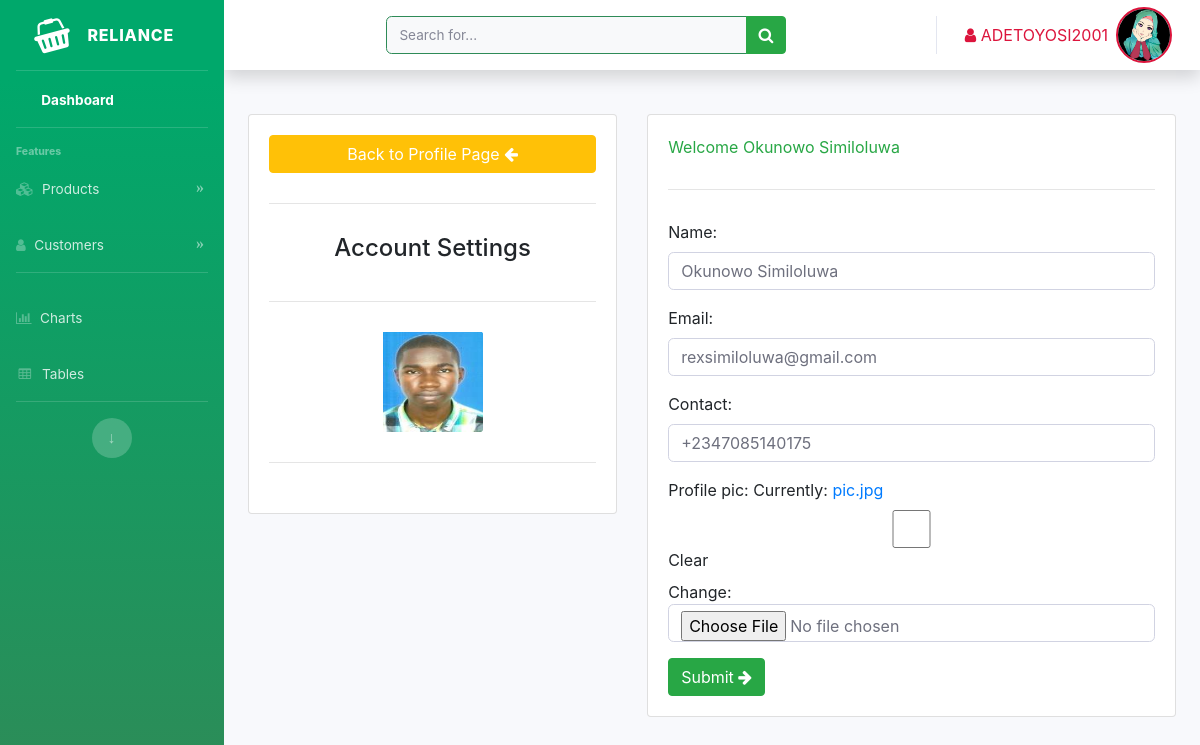
/profile (signed in), run on the app's committed database.
### app/models.py (models this page shows, shortened)
class Customer(models.Model):
    user = models.OneToOneField(User, null=True, blank = True, on_delete = models.CASCADE)
    name = models.CharField(max_length = 200, null = True)
    email = models.CharField(max_length = 200, null = True)
    contact = PhoneNumberField(null = True)
    profile_pic = models.ImageField(default="icon4.jpg",null = True, blank = True)
    date_created = models.DateTimeField(default = timezone.now, null=True)

### app/views.py (the view)
# urls.py: path('profile', views.ProfilePage, name="profile"),
@login_required(login_url = 'login')
def ProfilePage(request):
    customer = request.user.customer
    form = CustomerForm(instance = customer)
    if request.method == 'POST':
        form = CustomerForm(request.POST, request.FILES, instance = customer)
        if form.is_valid():
            form.save()
    context = {
        'form' : form,
    }
    return render(request, 'profile_page.html', context)

### app/forms.py
class CustomerForm(forms.ModelForm):
    class Meta:
        model = Customer
        fields = '__all__'
        exclude = ['user', 'date_created']

### templates/profile_page.html (shortened to what this page needs)
{% extends 'base.html' %}
{% load static %}
{% block content %}
<div class="container-fluid">
    <div class="row">
        <div class="col-md-5">
            <div class="card card-body">
                <button class="btn btn-block btn-warning text-white">Back to Profile Page  <span class="fa fa-arrow-left"></span></button>
                <hr>
                <h4 class="text-center">Account Settings</h4><hr>
                <div class="user-img d-flex justify-content-center" >
                    <img src="{{ request.user.customer.profile_pic.url }}" alt="" style="clip-path: circle(70%)" width="100px" height="100px">
                </div>
                <hr>
            </div>
        </div>
        <div class="col-md-7">
            <div class="card card-body">
                <marquee behavior="" direction="ltr" class="text-success">Welcome {{ request.user.customer.name }}</marquee>
                <hr>
                <form action="" method="POST" enctype = "multipart/form-data">
                {{ form.as_p }}
                <button type="submit" class="btn btn-success">Submit <span class="fa fa-arrow-right"></span></button>
                </form>
            </div>
        </div>
    </div>
</div>
{% endblock %}

### templates/base.html (shortened to what this page needs)
{% load static %}
<!DOCTYPE html>
<html lang="en">
<head>
    <link rel="stylesheet" href="https://stackpath.bootstrapcdn.com/bootstrap/4.4.1/css/bootstrap.min.css">
    <link rel="stylesheet" href="https://cdnjs.cloudflare.com/ajax/libs/font-awesome/4.7.0/css/font-awesome.min.css">
    <link rel="stylesheet" href="{% static 'css/style.css' %}">
</head>
<body id="page-top">
  <div id="wrapper">
    <ul class="navbar-nav bg-gradient-primary sidebar sidebar-dark accordion" id="accordionSidebar">
      <a class="sidebar-brand d-flex align-items-center justify-content-center" href="{% url 'home' %}">
        <div class="sidebar-brand-icon rotate-n-15">
          <i class="fa fa-shopping-basket"></i>
        </div>
        <div class="sidebar-brand-text mx-3">Reliance</div>
      </a>
      <hr class="sidebar-divider my-0">
      <li class="nav-item active">
        <a class="nav-link" href="{% url 'home' %}">
          <span>Dashboard</span></a>
      </li>
      <hr class="sidebar-divider">
      <div class="sidebar-heading">
        Features
      </div>
      <li class="nav-item">
        <a class="nav-link collapsed" href="#" data-toggle="collapse" data-target="#collapseTwo" aria-expanded="true" aria-controls="collapseTwo">
          <i class="fa fa-cubes"></i>
          <span>Products</span>
        </a>
      </li>
      <li class="nav-item">
        <a class="nav-link collapsed" href="#" data-toggle="collapse" data-target="#collapseUtilities" aria-expanded="true" aria-controls="collapseUtilities">
          <i class="fa fa-user"></i>
          <span>Customers</span>
        </a>
      </li>
      <hr class="sidebar-divider">
      <li class="nav-item">
        <a class="nav-link" href="#">
          <i class="fa fa-bar-chart"></i>
          <span>Charts</span></a>
      </li>
      <li class="nav-item">
        <a class="nav-link" href="#">
          <i class="fa fa-fw fa-table"></i>
          <span>Tables</span></a>
      </li>
      <hr class="sidebar-divider d-none d-md-block">
      <div class="text-center d-none d-md-inline">
        <button class="rounded-circle border-0" id="sidebarToggle"></button>
      </div>
    </ul>
    <div id="content-wrapper" class="d-flex flex-column">
      <div id="content">
        <nav class="navbar navbar-expand navbar-light bg-white topbar mb-4 static-top shadow">
          <div class="searchbar">
          <form class="d-none d-sm-inline-block form-inline mr-auto ml-md-3 my-2 my-md-0 mw-100 navbar-search">
            <div class="input-group">
              <input type="text" class="form-control bg-light border-0 small" placeholder="Search for..." aria-label="Search" aria-describedby="basic-addon2">
              <div class="input-group-append">
                <button class="btn btn-success" type="button">
                  <i class="fa fa-search fa-sm"></i>
                </button>
              </div>
            </div>
          </form></div>
          <ul class="navbar-nav ml-auto">
            <li class="nav-item dropdown no-arrow">
              <a class="nav-link dropdown-toggle" href="#" id="userDropdown" role="button" data-toggle="dropdown" aria-haspopup="true" aria-expanded="false">
                <span style="color: crimson;text-transform: uppercase;" class="mr-2 d-none d-lg-inline"><span class="fa fa-user" ></span>   {{ request.user }}</span>
                <img style="border:2px solid crimson" class="img-profile rounded-circle" src="{% static 'images/alhaja.jpg' %}">
              </a>
            </li>
          </ul>
        </nav>
        {% block content %}
        {% endblock %}
     <link rel="stylesheet" href="https://cdnjs.cloudflare.com/ajax/libs/tempusdominus-bootstrap-4/5.1.2/css/tempusdominus-bootstrap-4.min.css" />
</body>
</html>

### data on the page
Customer: name "Okunowo Similoluwa", email "rexsimiloluwa@gmail.com", contact "+2347085140175"

### other printed values
{{ request.user }} "ADETOYOSI2001"
{{ request.user.customer.name }} "Okunowo Similoluwa"
